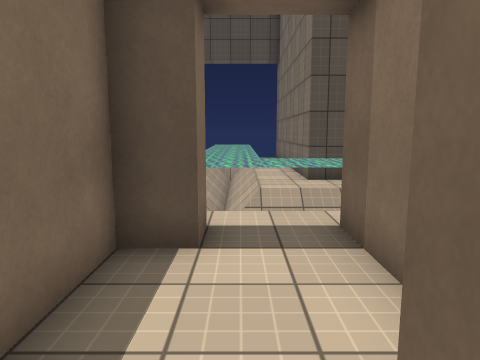
view 1 (above)

16 first-person views from a walk through a 3-D level made in the Unity game engine. The camera is 1.4 m above the floor, tilts 8° down and sees 70° across. The floor is counted in squares, 1 m on a side. Each view is taken from the middle of a square. On the plan, view 1 faces up. The plan holds only what a view shows up to about 15 squares ahead; the rest is blank. The player is left out. Some surface patterns are stand-ins.

view 2
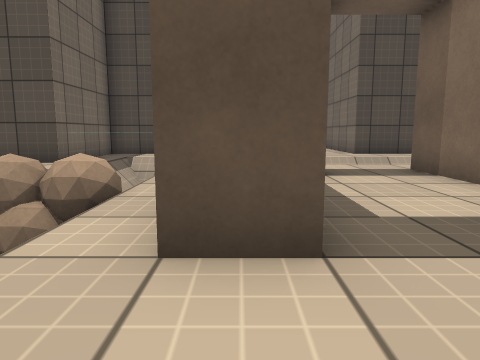

view 3
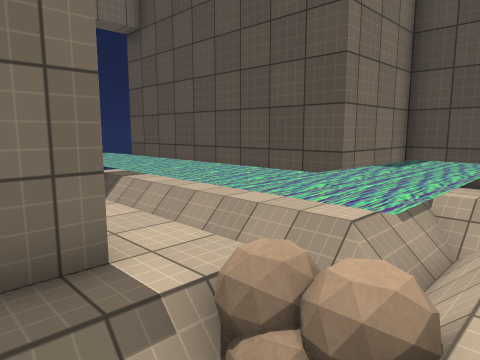

view 4
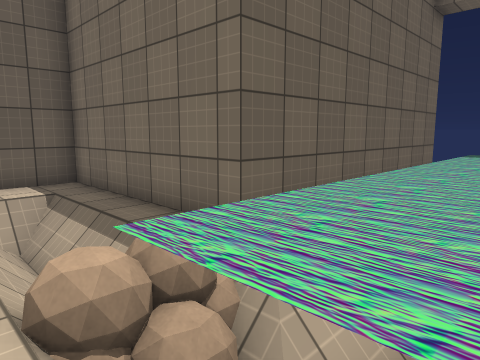

view 5
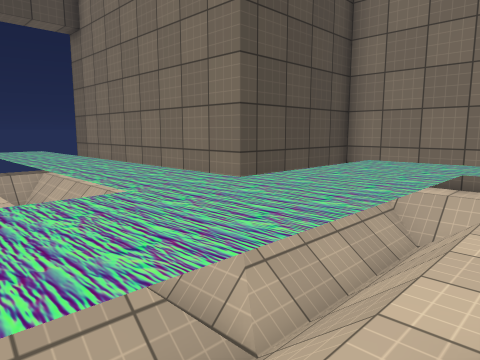

view 6
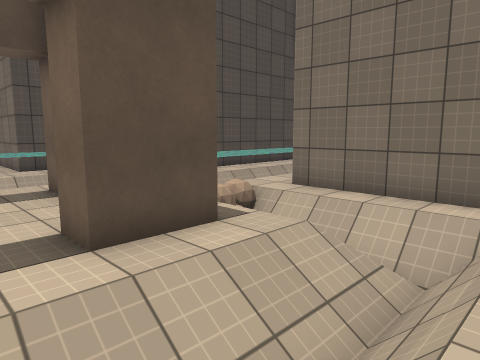

view 7
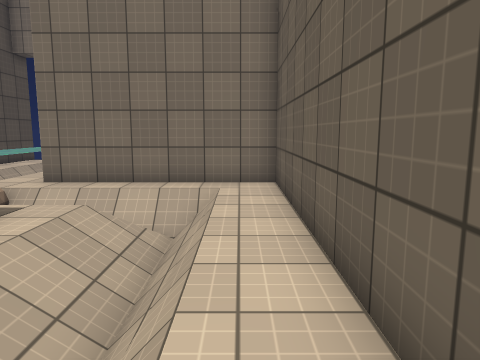

view 8
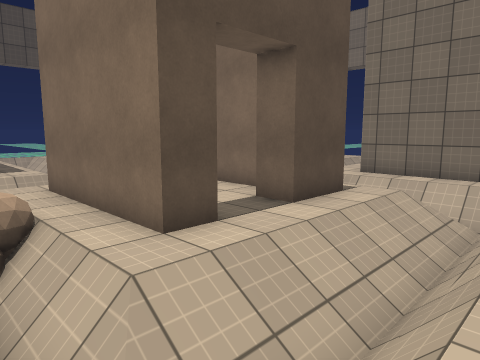

view 9
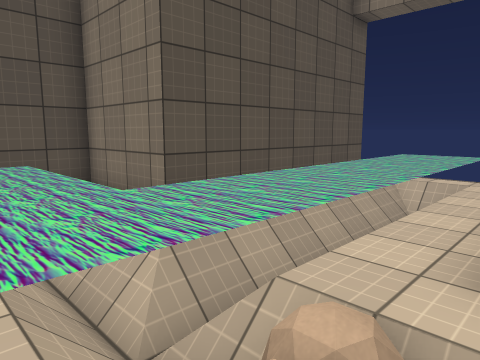

view 10
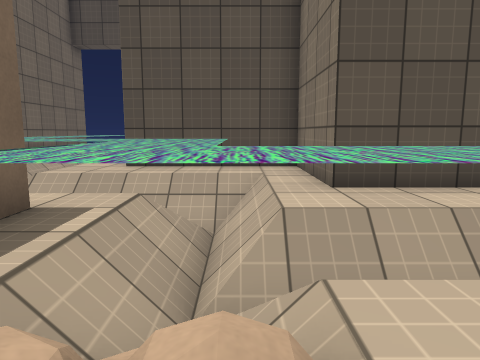

view 11
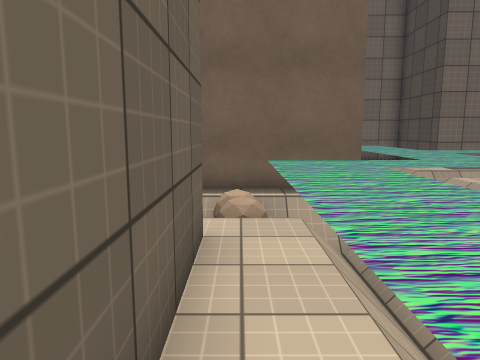

view 12
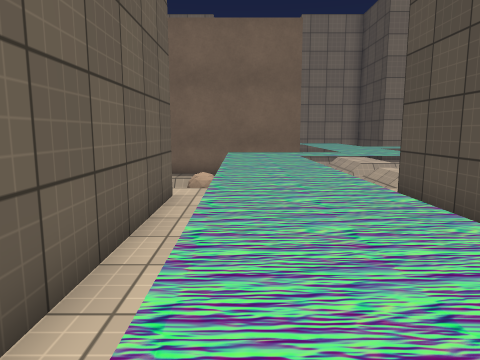

view 13
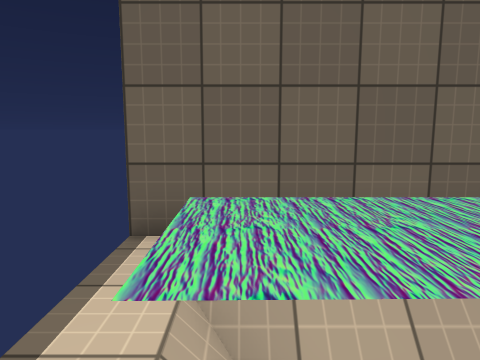

view 14
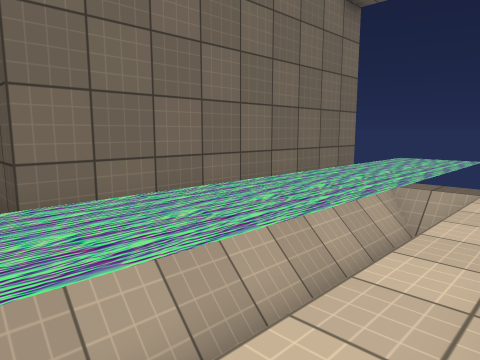

view 15
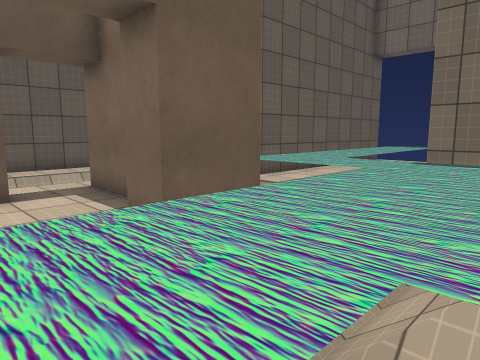

view 16
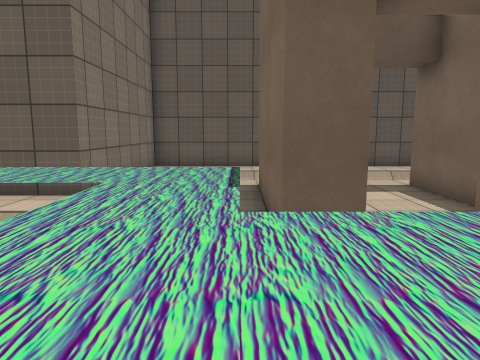

### Floor plan
Key: @ floor where view 1 was taken; # wall or solid block; x gap in a wall; . floor; / step, stairs or slope; = window, fence, low wall or low ledge; ≈ liquid the walk keeps out of; O other object.
Columns run from 16 left of view 1 to 15 right of it. Each row starts with its distance up from view 1.
 19              #    #
 18              # ≈≈.#
 17              # ≈≈.#
 16              # ≈≈.#
 15              # ≈≈.#
 14              #.≈≈.#
 13              #.≈≈.#
 12              #.≈≈.#
 11              #.≈≈.#
 10           ####.≈≈.######
  9           #....≈≈......#
  8          =≈≈≈≈≈≈≈≈≈≈≈≈.#
  7 ##########≈≈≈≈≈≈≈≈≈≈≈≈.#########
  6  .........≈≈≈≈≈≈≈≈≈≈≈≈........
  5  .////////≈≈≈.##..x≈≈≈////////
  4    ≈≈≈≈≈≈≈≈≈≈.##..#≈≈≈≈≈≈≈≈≈≈≈.
  3   ≈≈≈≈≈≈≈≈≈≈≈.#...#≈≈≈≈≈≈≈≈≈≈≈.
  2      ......OO.#...#.OO.........
  1 ##########.//.#..##.//.#########
  0          #.//.#.@##. /.#
 -1          #.///////////.#
 -2          #.///////////.#
 -3          #.=  ////////.#
 -4          #.. ..........#
 -5          ###############

Positions as (right, up) in squares from view 1, and headings:
1: (0, 0), facing up
2: (-2, -2), facing up
3: (-3, 0), facing up-left
4: (-3, 5), facing down-left
5: (-3, 5), facing up-right
6: (-1, -4), facing up-right
7: (-3, -4), facing right
8: (-5, -4), facing up-right
9: (3, 1), facing up-right
10: (5, 1), facing up
11: (11, 2), facing left
12: (14, 3), facing left
13: (13, 6), facing down
14: (2, 9), facing up-left
15: (2, 9), facing down-left
16: (3, 9), facing down
